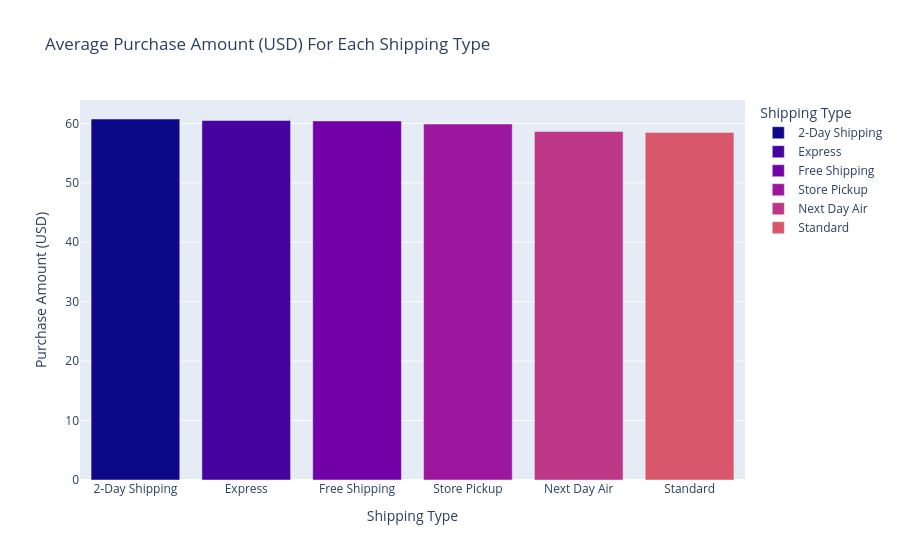

Notebook source saved alongside this figure:
### Code cell
fig = px.bar(x , x = "Shipping Type" , y = "Purchase Amount (USD)" , color= "Shipping Type", title= "Average Purchase Amount (USD) For Each Shipping Type" , color_discrete_sequence=px.colors.sequential.Plasma)
fig.show()

### Figure 1 — Plotly figure (JSON) as saved in the notebook; plotly's stock layout.template omitted (floating-point values rounded to 4 significant figures)
{"data": [{"hovertemplate": "Shipping Type=%{x}<br>Purchase Amount (USD)=%{y}<extra></extra>", "legendgroup": "2-Day Shipping", "marker": {"color": "#0d0887", "pattern": {"shape": ""}}, "name": "2-Day Shipping", "orientation": "v", "showlegend": true, "textposition": "auto", "type": "bar", "x": ["2-Day Shipping"], "xaxis": "x", "y": [60.73], "yaxis": "y"}, {"hovertemplate": "Shipping Type=%{x}<br>Purchase Amount (USD)=%{y}<extra></extra>", "legendgroup": "Express", "marker": {"color": "#46039f", "pattern": {"shape": ""}}, "name": "Express", "orientation": "v", "showlegend": true, "textposition": "auto", "type": "bar", "x": ["Express"], "xaxis": "x", "y": [60.48], "yaxis": "y"}, {"hovertemplate": "Shipping Type=%{x}<br>Purchase Amount (USD)=%{y}<extra></extra>", "legendgroup": "Free Shipping", "marker": {"color": "#7201a8", "pattern": {"shape": ""}}, "name": "Free Shipping", "orientation": "v", "showlegend": true, "textposition": "auto", "type": "bar", "x": ["Free Shipping"], "xaxis": "x", "y": [60.41], "yaxis": "y"}, {"hovertemplate": "Shipping Type=%{x}<br>Purchase Amount (USD)=%{y}<extra></extra>", "legendgroup": "Store Pickup", "marker": {"color": "#9c179e", "pattern": {"shape": ""}}, "name": "Store Pickup", "orientation": "v", "showlegend": true, "textposition": "auto", "type": "bar", "x": ["Store Pickup"], "xaxis": "x", "y": [59.89], "yaxis": "y"}, {"hovertemplate": "Shipping Type=%{x}<br>Purchase Amount (USD)=%{y}<extra></extra>", "legendgroup": "Next Day Air", "marker": {"color": "#bd3786", "pattern": {"shape": ""}}, "name": "Next Day Air", "orientation": "v", "showlegend": true, "textposition": "auto", "type": "bar", "x": ["Next Day Air"], "xaxis": "x", "y": [58.63], "yaxis": "y"}, {"hovertemplate": "Shipping Type=%{x}<br>Purchase Amount (USD)=%{y}<extra></extra>", "legendgroup": "Standard", "marker": {"color": "#d8576b", "pattern": {"shape": ""}}, "name": "Standard", "orientation": "v", "showlegend": true, "textposition": "auto", "type": "bar", "x": ["Standard"], "xaxis": "x", "y": [58.46], "yaxis": "y"}], "layout": {"barmode": "relative", "legend": {"title": {"text": "Shipping Type"}, "tracegroupgap": 0}, "title": {"text": "Average Purchase Amount (USD) For Each Shipping Type"}, "xaxis": {"anchor": "y", "categoryarray": ["2-Day Shipping", "Express", "Free Shipping", "Store Pickup", "Next Day Air", "Standard"], "categoryorder": "array", "domain": [0, 1], "title": {"text": "Shipping Type"}}, "yaxis": {"anchor": "x", "domain": [0, 1], "title": {"text": "Purchase Amount (USD)"}}}}
